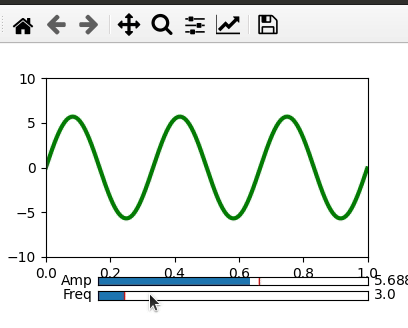
#> input picture img.png, 408 x 328 px
$ python calib_app.py
#> lines starting #> are read from the running program, lines starting #| are printed output that depends on the picture
import os
import time

import matplotlib.pyplot as plt
import numpy as np
from matplotlib import gridspec
from matplotlib.widgets import TextBox, Button, Slider
import cv2
import tkinter as tk
from tkinter import filedialog


DEFAULTS = [
    "30, 170, 170",
    "5, 100, 100",
    "128, 170, 170",
    "10, 100, 100",
]

plt.ion()
fig = plt.figure(layout="constrained", figsize=(9, 4.5))
subfigs = fig.subfigures(1, 2)
subfigs[0].set_facecolor('0.75')

# gs = gridspec.GridSpec(1, 2,height_ratios=[5,1])

axs_left = subfigs[0].subplots(5, 1, )
subfigs_right = subfigs[1].subfigures(2, 1, )  # gridspec_kw={'height_ratios': [5, 1]}
ax_img_buttons = subfigs_right[1].subplots(1, 3)
axs_images = subfigs_right[0].subplots(1, 3)

images = [img for img in os.listdir("calib_img") if "positive" in img]
img_picker_prev = Button(ax_img_buttons[2], "Prev")
filedialog_button = Button(ax_img_buttons[1], "File Dialog")
img_picker_next = Button(ax_img_buttons[0], "Next")
axs_images[0].imshow(plt.imread("img.png"))

textbox_states = [
    TextBox(axs_left[0], "Yellow HSV"),
    TextBox(axs_left[1], "Yellow Ranges"),
    TextBox(axs_left[2], "Purple HSV"),
    TextBox(axs_left[3], "Purple Ranges"),
]
for textbox_state, default in zip(textbox_states, DEFAULTS):
    textbox_state.set_val(default)

submit_button = (Button(axs_left[4], "Submit"))

a = 2

for axs_image in axs_images:
    axs_image.axis("off")


# [4 lines left out: function get_mask, not called in this run]


def submit(event):
    change_image(img_idx)


# [8 lines left out: function check_valid_input, not called in this run]


img_idx = 0
# [7 lines left out: function change_image, not called in this run]

root = tk.Tk()
root.withdraw()

# [32 lines left out: function display_image_from_path, not called in this run]


filedialog_button.on_clicked(lambda event: display_image_from_path(filedialog.askopenfilename()))

submit_button.on_clicked(submit)
img_picker_prev.on_clicked(lambda event: change_image(img_idx - 1))
img_picker_next.on_clicked(lambda event: change_image(img_idx + 1))
plt.show()
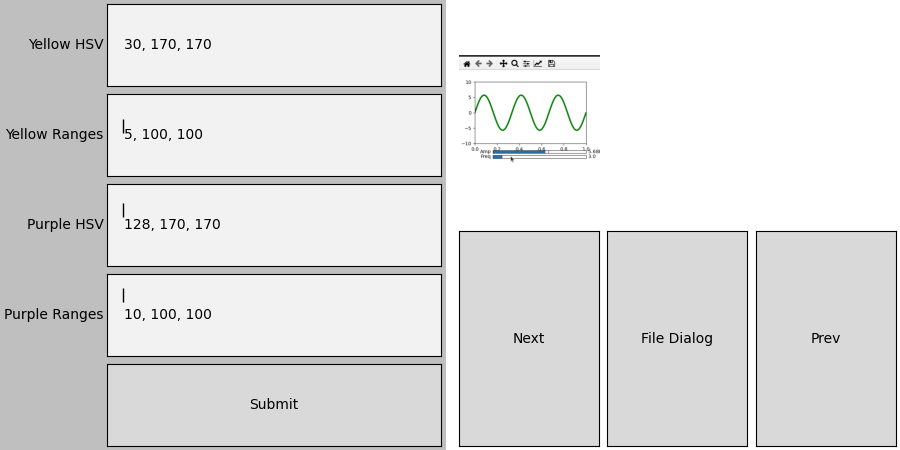
#> figure drawn by matplotlib, 5 panels

while True:
#> (the run stopped early here; a loop or call above may not have finished)
